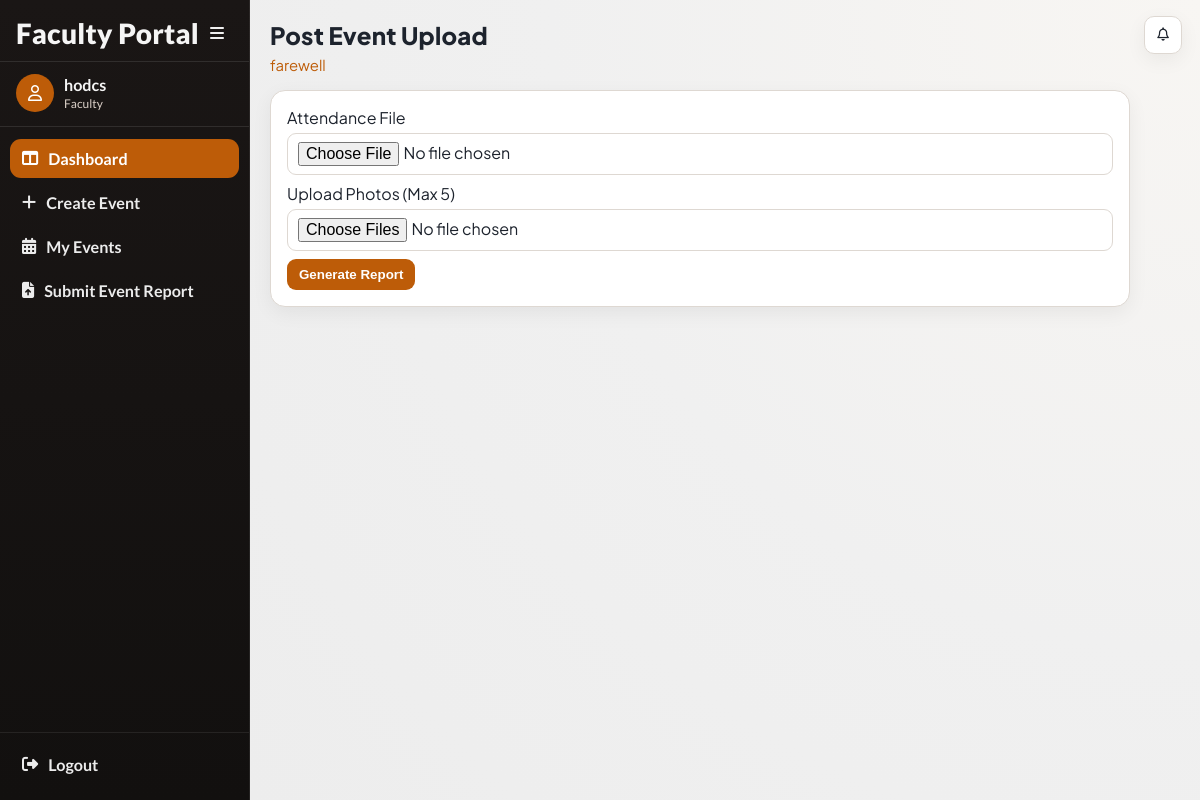
Screenshot of /events/post-upload/12/ (signed in) with the database file from the repository.
### accounts/models.py (models this page shows, shortened)
class User(AbstractUser):
    ROLE_CHOICES = (
        ('faculty', 'Faculty'),
        ('principal', 'Principal'),
        ('admin', 'Admin'),
    )
    SUB_ROLE_CHOICES = (
        ('hod', 'HOD'),
        ('nss', 'NSS In-Charge'),
        ('ncc', 'NCC In-Charge'),
        ('union', 'Union In-Charge'),
        ('other', 'Other In-Charge'),
    )
    role = models.CharField(max_length=20, choices=ROLE_CHOICES)
    sub_role = models.CharField(
        max_length=20,
        choices=SUB_ROLE_CHOICES,
        blank=True,
        null=True
    )
    department = models.ForeignKey(
    'events.Department',
    on_delete=models.SET_NULL,
    null=True,
    blank=True
    )

### events/models.py (models this page shows, shortened)
class Event(models.Model):
    CATEGORY_CHOICES = (
        ('department', 'Department'),
        ('nss', 'NSS'),
        ('ncc', 'NCC'),
        ('union', 'Union'),
        ('other', 'Other'),
    )
    PARTICIPATION_CHOICES = (
        ('boys', 'Boys'),
        ('girls', 'Girls'),
        ('mixed', 'Mixed'),
    )
    STATUS_CHOICES = (
        ('pending', 'Pending Approval'),
        ('approved', 'Approved'),
        ('rejected', 'Rejected'),
        ('completed', 'Completed'),
        ('verified', 'Verified'),
        ('cancelled', 'Cancelled'),
    )
    title = models.CharField(max_length=200)
    category = models.CharField(max_length=20, choices=CATEGORY_CHOICES)
    created_by = models.ForeignKey(
        settings.AUTH_USER_MODEL,
        on_delete=models.CASCADE
    )
    department = models.ForeignKey(
    Department,
    on_delete=models.SET_NULL,
    null=True,
    blank=True
    )
    participation_type = models.CharField(
        max_length=20,
        choices=PARTICIPATION_CHOICES
    )
    chief_guest = models.CharField(max_length=200, blank=True, null=True)
    budget = models.DecimalField(max_digits=10, decimal_places=2)
    venue = models.ForeignKey(
    Venue,
    on_delete=models.PROTECT
    )
    start_date = models.DateField()
    end_date = models.DateField()
    start_time = models.TimeField(null=True, blank=True)
    end_time = models.TimeField(null=True, blank=True)
    description = models.TextField()
    tags = models.ManyToManyField(Tag, blank=True)
    status = models.CharField(
        max_length=20,
        choices=STATUS_CHOICES,
        default='pending'
    )
    principal_remark = models.TextField(blank=True, null=True)
    created_at = models.DateTimeField(auto_now_add=True)
    report_text = models.TextField(blank=True, null=True)
    attendance_file = models.FileField(
        upload_to='attendance/',
        blank=True,
        null=True
    )
    completed_at = models.DateTimeField(blank=True, null=True)

### events/views.py (the view, shortened to what this page needs)
@login_required(login_url='/login/')
def post_event_upload(request, event_id):
    event = get_object_or_404(Event, id=event_id)
    if event.status == 'cancelled':
        messages.error(request, "This event has been cancelled.")
        return redirect('faculty_dashboard')
    if event.created_by != request.user:
        return redirect('faculty_dashboard')
    today = timezone.now().date()
    if event.end_date > today:
        messages.error(request, "You can upload post-event details only after the event is completed.")
        return redirect('faculty_dashboard')
    return render(request, 'events/post_upload.html', {
        'event': event,
        'active_nav': 'faculty-dashboard',
    })

### events/templates/events/post_upload.html (shortened to what this page needs)
{% extends "base.html" %}
{% block page_title %}Post Event Upload{% endblock %}
{% block page_subtitle %}{{ event.title }}{% endblock %}
{% block content %}
<section class="panel" style="max-width: 860px;">
    <form method="post" enctype="multipart/form-data">
        <label for="attendance_file">Attendance File</label>
        <input id="attendance_file" type="file" name="attendance_file">
        <label for="images">Upload Photos (Max 5)</label>
        <input id="images" type="file" name="images" multiple>
        <button class="btn" type="submit" name="generate_report">Generate Report</button>
    </form>
</section>
{% endblock %}

### accounts/templates/base.html (shortened to what this page needs)
<!DOCTYPE html>
<html lang="en">
<head>
    <link rel="stylesheet" href="https://cdnjs.cloudflare.com/ajax/libs/font-awesome/6.5.2/css/all.min.css">
</head>
<body class="{% if request.user.is_authenticated %}has-sidebar{% endif %}">
    <div class="app">
        {% if request.user.is_authenticated %}
            <aside class="sidebar">
                <div class="sidebar-head">
                    <div class="brand">
                        {% if request.user.role == "principal" %}
                            Principal Portal
                        {% elif request.user.role == "faculty" %}
                            Faculty Portal
                        {% else %}
                            Event Portal
                        {% endif %}
                    </div>
                    <button class="collapse-toggle" id="sidebarCollapseToggle" type="button">
                        <i class="fa-solid fa-bars"></i>
                    </button>
                </div>
                <div class="sidebar-user">
                    <div class="avatar"><i class="fa-regular fa-user"></i></div>
                    <div class="user-meta">
                        <div class="user-name">{{ request.user.get_full_name|default:request.user.username }}</div>
                        <div class="user-role">{{ request.user.get_role_display|default:"User" }}</div>
                    </div>
                </div>
                <ul class="nav-list">
                    {% if request.user.role == "principal" %}
                        <li><a class="nav-link {% if active_nav == 'principal-dashboard' or request.resolver_match.url_name == 'principal_dashboard' %}active{% endif %}" href="{% url 'principal_dashboard' %}" title="Dashboard"><i class="fa-solid fa-table-columns"></i><span class="nav-text">Dashboard</span></a></li>
                        <li><a class="nav-link {% if active_nav == 'principal-pending' or request.resolver_match.url_name == 'principal_pending_events' %}active{% endif %}" href="{% url 'principal_pending_events' %}" title="Pending Approvals"><i class="fa-regular fa-clock"></i><span class="nav-text">Pending Approvals</span></a></li>
                        <li><a class="nav-link {% if active_nav == 'principal-approved' or request.resolver_match.url_name == 'principal_approved_events' %}active{% endif %}" href="{% url 'principal_approved_events' %}" title="Approved Events"><i class="fa-regular fa-circle-check"></i><span class="nav-text">Approved Events</span></a></li>
                        <li><a class="nav-link {% if active_nav == 'principal-verify' or request.resolver_match.url_name == 'principal_verify_list' %}active{% endif %}" href="{% url 'principal_verify_list' %}" title="Verify Events"><i class="fa-solid fa-list-check"></i><span class="nav-text">Verify Events</span></a></li>
                        <li><a class="nav-link {% if active_nav == 'principal-rejected' or request.resolver_match.url_name == 'principal_rejected_events' %}active{% endif %}" href="{% url 'principal_rejected_events' %}" title="Rejected Events"><i class="fa-regular fa-circle-xmark"></i><span class="nav-text">Rejected Events</span></a></li>
                        <li><a class="nav-link {% if active_nav == 'principal-all' or request.resolver_match.url_name == 'view_all_events' %}active{% endif %}" href="{% url 'view_all_events' %}" title="All Events"><i class="fa-regular fa-calendar-days"></i><span class="nav-text">All Events</span></a></li>
                        <li><a class="nav-link {% if active_nav == 'principal-analytics' or request.resolver_match.url_name == 'analytics_dashboard' %}active{% endif %}" href="{% url 'analytics_dashboard' %}" title="Analytics"><i class="fa-solid fa-chart-line"></i><span class="nav-text">Analytics</span></a></li>
                    {% elif request.user.role == "faculty" %}
                        <li><a class="nav-link {% if active_nav == 'faculty-dashboard' or request.resolver_match.url_name == 'faculty_dashboard' %}active{% endif %}" href="{% url 'faculty_dashboard' %}" title="Dashboard"><i class="fa-solid fa-table-columns"></i><span class="nav-text">Dashboard</span></a></li>
                        <li><a class="nav-link " href="{% url 'create_event' %}" title="Create Event"><i class="fa-solid fa-plus"></i><span class="nav-text">Create Event</span></a></li>
                        <li><a class="nav-link " href="{% url 'faculty_filter_events' %}" title="My Events"><i class="fa-solid fa-calendar-days"></i><span class="nav-text">My Events</span></a></li>
                        <li><a class="nav-link {% if active_nav == 'faculty-post-due' %}active{% endif %}" href="{% url 'faculty_post_due_events' %}" title="Submit Event Report"><i class="fa-solid fa-file-arrow-up"></i><span class="nav-text">Submit Event Report</span></a></li>
                    {% endif %}
                </ul>
                <div class="sidebar-foot">
                    <a class="nav-link" href="{% url 'logout' %}" title="Logout">
                        <i class="fa-solid fa-right-from-bracket"></i>
                        <span class="nav-text">Logout</span>
                    </a>
                </div>
            </aside>
            <div class="notif-fab" id="notifFab">
                <div style="position:relative;">
                    <button class="nav-icon-btn" id="notifToggle" type="button" aria-label="Notifications">
                        <i class="fa-regular fa-bell"></i>
                    </button>
                </div>
            </div>
        {% endif %}
        <main class="main">
            <header class="page-head">
                <h1 class="page-title">{% block page_title %}College Event System{% endblock %}</h1>
                <p class="page-subtitle">{% block page_subtitle %}{% endblock %}</p>
            </header>
            {% block content %}{% endblock %}
        </main>
    </div>
</body>
</html>

### accounts/templates/base.html (style rules this page uses)
:root { --bg: #f3f3f3; --sidebar-1: #1a1615; --sidebar-2: #12100f; --surface: #ffffff; --surface-muted: #f7f4f1; --line: #ded8d2; --text: #1d232d; --text-soft: #6f7a85; --accent: #bd5c08; --accent-soft: #f9e8da; --success: #0f9b72; --danger: #d13f4b; --radius: 15px; --shadow: 0 6px 20px rgba(13, 13, 13, 0.06); }
* { box-sizing: border-box; }
body { margin: 0; font-family: "Plus Jakarta Sans", sans-serif; background: radial-gradient(circle at top right, #f8f6f3 0, #f0f0f0 45%, #ececec 100%); color: var(--text); }
a { color: inherit; text-decoration: none; }
.app { min-height: 100vh; }
.sidebar { position: fixed; top: 0; left: 0; z-index: 40; width: 250px; height: 100vh; background: linear-gradient(180deg, var(--sidebar-1) 0%, var(--sidebar-2) 100%); color: #f5f5f5; display: flex; flex-direction: column; border-right: 1px solid rgba(255, 255, 255, 0.08); transition: transform .25s ease, width .25s ease; font-family: "Lato", sans-serif; }
.sidebar-head { display: flex; align-items: center; justify-content: space-between; padding: 17px 16px 12px; border-bottom: 1px solid rgba(255, 255, 255, 0.1); }
.brand { font-size: 28px; font-weight: 800; line-height: 1; letter-spacing: .2px; transition: opacity .2s ease; }
.collapse-toggle { border: none; background: transparent; color: #efefef; width: 32px; height: 32px; border-radius: 8px; cursor: pointer; display: grid; place-items: center; font-size: 16px; }
.sidebar-user { display: flex; align-items: center; gap: 10px; padding: 12px 16px 14px; border-bottom: 1px solid rgba(255, 255, 255, 0.1); }
.avatar { width: 38px; height: 38px; border-radius: 50%; background: var(--accent); color: #fff; display: grid; place-items: center; font-size: 16px; }
.user-name { font-weight: 700; font-size: 1.01rem; line-height: 1.2; }
.user-role { font-size: 12px; color: #dbd0c8; margin-top: 2px; }
.nav-list { list-style: none; padding: 12px 10px; margin: 0; display: grid; gap: 5px; }
.nav-link { display: flex; align-items: center; gap: 10px; padding: 10px 12px; border-radius: 11px; color: #ececec; font-weight: 700; font-size: 1.01rem; transition: all .2s ease; }
.nav-link.active { background: var(--accent); color: #fff; }
.sidebar-foot { margin-top: auto; padding: 12px 10px 16px; border-top: 1px solid rgba(255, 255, 255, 0.08); }
.main { margin-left: 0; min-height: 100vh; padding: 20px; transition: margin-left .25s ease; }
body.has-sidebar .main { margin-left: 250px; }
.notif-fab { position: fixed; top: 16px; right: 18px; z-index: 50; display: none; }
.nav-icon-btn { position: relative; display: inline-grid; place-items: center; width: 38px; height: 38px; border-radius: 10px; border: 1px solid var(--line); background: #fff; color: var(--text); cursor: pointer; box-shadow: var(--shadow); }
.page-head { margin-bottom: 16px; }
.page-title { margin: 0; font-size: clamp(1.35rem, 2vw, 1.95rem); font-weight: 800; letter-spacing: 0.2px; }
.page-subtitle { margin: 6px 0 0; color: var(--accent); font-size: .93rem; }
.panel { background: var(--surface); border: 1px solid var(--line); border-radius: var(--radius); box-shadow: var(--shadow); padding: 16px; }
.btn { border: none; border-radius: 9px; background: var(--accent); color: #fff; padding: 8px 12px; font-weight: 700; cursor: pointer; }
form { margin: 0; }
input, select, textarea { width: 100%; margin-top: 5px; margin-bottom: 8px; padding: 8px 10px; border-radius: 9px; border: 1px solid var(--line); background: #fff; font: inherit; color: var(--text); }

### rows the page displays
User: user.get_full_name "hodcs", user.role "Faculty"
Event: title "farewell"
